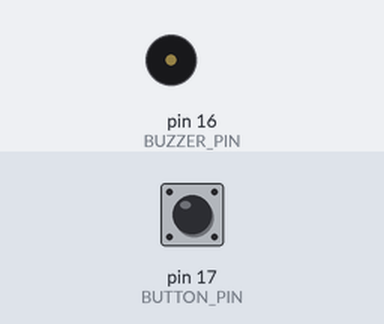
A sketch run on a simulated Arduino Uno, built with avr-gcc and run on an emulated ATmega328P. On the bench: buzzer (waves = sounding, pin HIGH). The inputs (shaded band) are chosen by the test bench; at power-on: pin 17 (BUTTON_PIN) HIGH.

Above: at 1.2 s.
1.3 s: pin 17 (BUTTON_PIN) pulled LOW for 0.15 s
At 2.35 s:
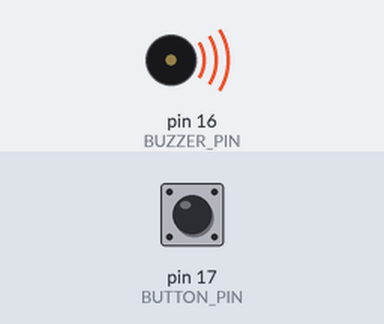
Timing chart, 0 to 5.7 s (numbered marks = the images above; inputs shaded):
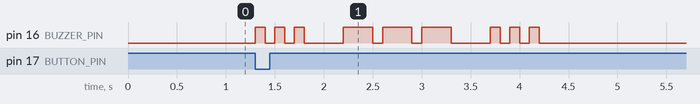

Measured:
- after the input at 1.3 s, pin 16 (BUZZER_PIN): LOW → HIGH at once, → LOW 0.10 s later, → HIGH 0.10 s later, → LOW 0.10 s later, … (18 changes in this stretch)

The sketch:

Buzzer_SOS_Morse_Code.ino
```cpp
/*
 * This program sends the Morse code distress signal "SOS" (... --- ...)
 * through a buzzer connected to GPIO 16.
 *
 * Pressing the button connected to GPIO 17 once triggers the buzzer to
 * play the complete SOS signal. The button uses the internal pull-up
 * resistor, so it is normally HIGH and becomes LOW when pressed.
 */

#include <Arduino.h>

//====================================================
// GPIO Configuration
//====================================================
#define BUTTON_PIN 17
#define BUZZER_PIN 16

//====================================================
// Morse Timing
//====================================================
#define DOT_TIME       100
#define DASH_TIME      300
#define SYMBOL_GAP     100
#define LETTER_GAP     300

//====================================================
// Generate Morse Tone
//====================================================
void beep(int duration)
{
    // Turn the buzzer on and keep it on for the required
    // amount of time. A short duration represents a dot,
    // while a longer duration represents a dash.
    digitalWrite(BUZZER_PIN, HIGH);
    delay(duration);

    // Turn the buzzer off and wait before the next symbol.
    // This creates the gap between individual Morse symbols.
    digitalWrite(BUZZER_PIN, LOW);
    delay(SYMBOL_GAP);
}

//====================================================
// Send SOS
//====================================================
void sendSOS()
{
    // S = ...
    // Three short beeps represent the letter S.
    beep(DOT_TIME);
    beep(DOT_TIME);
    beep(DOT_TIME);

    // Pause between S and O.
    delay(LETTER_GAP);

    // O = ---
    // Three long beeps represent the letter O.
    beep(DASH_TIME);
    beep(DASH_TIME);
    beep(DASH_TIME);

    // Pause between O and the final S.
    delay(LETTER_GAP);

    // S = ...
    // Three short beeps complete the SOS signal.
    beep(DOT_TIME);
    beep(DOT_TIME);
    beep(DOT_TIME);
}

//====================================================
// Setup
//====================================================
void setup()
{
    pinMode(BUTTON_PIN, INPUT_PULLUP);
    pinMode(BUZZER_PIN, OUTPUT);

    // Make sure the buzzer is silent when the board starts.
    digitalWrite(BUZZER_PIN, LOW);
}

//====================================================
// Loop
//====================================================
void loop()
{
    // Store the previous button state so that we can detect
    // the moment the button changes from HIGH to LOW.
    static bool lastButtonState = HIGH;

    bool buttonState = digitalRead(BUTTON_PIN);

    // Detect button press
    if (lastButtonState == HIGH && buttonState == LOW)
    {
        // A HIGH-to-LOW transition means the button was pressed.
        // Send the complete SOS signal once.
        sendSOS();

        // Debounce
        // Ignore very quick changes caused by mechanical
        // bouncing of the physical button.
        delay(200);
    }

    // Save the current state so it can be compared with the
    // button state during the next loop iteration.
    lastButtonState = buttonState;
}
```
